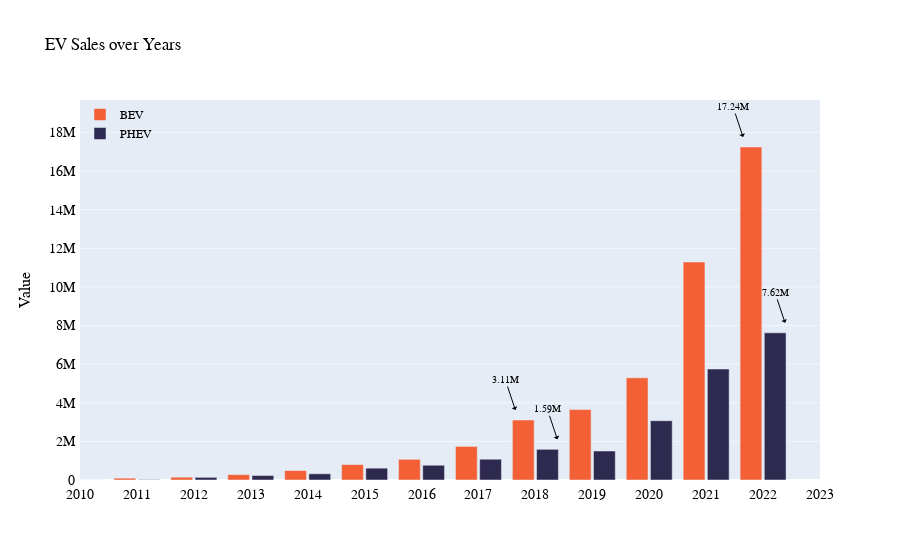

Write notebook code for a chart like this one.
### Code cell
fig = go.Figure()
fig.add_trace(go.Bar(x=grouped_pivot['year'],
                y=grouped_pivot['BEV'],
                name='BEV',
                marker_color='#f46036',
               
                     
                ))
fig.add_trace(go.Bar(x=grouped_pivot['year'],
                y=grouped_pivot['PHEV'],
                name='PHEV',
                marker_color='#2e294e',
               ))

fig.update_layout(
    title='EV Sales over Years',
    xaxis_tickfont_size=14,
    yaxis=dict(
        title='Value',
        titlefont_size=16,
        tickfont_size=14,
    ),
    legend=dict(
        x=0,
        y=1.0,
        bgcolor='rgba(255, 255, 255, 0)',
        bordercolor='rgba(255, 255, 255, 0)'
    ),
    barmode='group',
    bargap=0.15, # gap between bars of adjacent location coordinates.
    bargroupgap=0.1 # gap between bars of the same location coordinate.
)

# Style the plot 
fig.update_layout(
    plot_bgcolor='#e5ecf6',  # Set the background color
    font_family='Arial',
    font_color='black',  # Set font color to white
    title_font_family='Arial',
    title_font_color='black',  # Set title font color to white
    xaxis=dict(
        showline=True, linewidth=2, linecolor='white',  # Add x-axis line with specified properties
        tickmode='linear',  # Use linear tick mode
        tickvals=df_sales['year'],  # Set tick values to match the years in your data
        ticktext=df_sales['year'],  # Set tick labels to match the years in your data
        range=[min(df_sales['year']), 2023],  # Set the x-axis range
    ),
    yaxis=dict(showline=True, linewidth=2, linecolor='white'),  # Add y-axis line with specified properties
    yaxis_showgrid=True,  # Show y-axis grid lines
    yaxis_gridwidth=0.5,  # Set y-axis grid width
)
# # Annotate values for years 2018 and 2022
selected_years = [2018, 2022]

for year in selected_years:
    bev_value = grouped_pivot.loc[grouped_pivot['year'] == year, 'BEV'].values[0]
    phev_value = grouped_pivot.loc[grouped_pivot['year'] == year, 'PHEV'].values[0]
    
    fig.add_annotation(
        x=year, y=bev_value, text=f'{bev_value/1e6:.2f}M',
        font=dict(size=10, color='black'), yshift=10,xshift=-20,
        showarrow=True, arrowhead=1, arrowcolor='black'
    )
    
    fig.add_annotation(
        x=year, y=phev_value, text=f'{phev_value/1e6:.2f}M',
        font=dict(size=10, color='black'), yshift=10, xshift=22,
        showarrow=True, arrowhead=1, arrowcolor='black'
    )

fig.show()
# fig.write_image('../data/images/sales_over_years_bev_phev.png', format='png')
fig.write_html('../data/html/sales_over_years_bev_phev.html')

### Figure 1 — Plotly figure (JSON) as saved in the notebook; plotly's stock layout.template omitted (floating-point values rounded to 4 significant figures; data arrays with more than 128 entries replaced by an {"elided": "..."} marker saying what was removed)
{"data": [{"marker": {"color": "#f46036"}, "name": "BEV", "type": "bar", "x": [2010, 2011, 2012, 2013, 2014, 2015, 2016, 2017, 2018, 2019, 2020, 2021, 2022], "y": [17795, 95589, 145915, 278215, 490227, 798692, 1071902, 1739120, 3105250, 3646510, 5289952, 11289890, 17242980]}, {"marker": {"color": "#2e294e"}, "name": "PHEV", "type": "bar", "x": [2010, 2011, 2012, 2013, 2014, 2015, 2016, 2017, 2018, 2019, 2020, 2021, 2022], "y": [779, 18874, 137091, 232106, 320320, 612725, 763718, 1076099, 1588395, 1501703, 3069572, 5746921, 7619203]}], "layout": {"annotations": [{"arrowcolor": "black", "arrowhead": 1, "font": {"color": "black", "size": 10}, "showarrow": true, "text": "3.11M", "x": 2018, "xshift": -20, "y": 3105250, "yshift": 10}, {"arrowcolor": "black", "arrowhead": 1, "font": {"color": "black", "size": 10}, "showarrow": true, "text": "1.59M", "x": 2018, "xshift": 22, "y": 1588395, "yshift": 10}, {"arrowcolor": "black", "arrowhead": 1, "font": {"color": "black", "size": 10}, "showarrow": true, "text": "17.24M", "x": 2022, "xshift": -20, "y": 17242980, "yshift": 10}, {"arrowcolor": "black", "arrowhead": 1, "font": {"color": "black", "size": 10}, "showarrow": true, "text": "7.62M", "x": 2022, "xshift": 22, "y": 7619203, "yshift": 10}], "autosize": true, "bargap": 0.15, "bargroupgap": 0.1, "barmode": "group", "font": {"color": "black", "family": "Arial"}, "legend": {"bgcolor": "rgba(255, 255, 255, 0)", "bordercolor": "rgba(255, 255, 255, 0)", "x": 0, "y": 1}, "plot_bgcolor": "#e5ecf6", "title": {"font": {"color": "black", "family": "Arial"}, "text": "EV Sales over Years"}, "xaxis": {"linecolor": "white", "linewidth": 2, "range": [2010, 2023], "showline": true, "tickfont": {"size": 14}, "tickmode": "linear", "ticktext": {"elided": "834 int values"}, "tickvals": {"elided": "834 int values"}, "type": "linear"}, "yaxis": {"autorange": true, "gridwidth": 0.5, "linecolor": "white", "linewidth": 2, "range": [0, 23420000.0], "showgrid": true, "showline": true, "tickfont": {"size": 14}, "title": {"font": {"size": 16}, "text": "Value"}, "type": "linear"}}}
